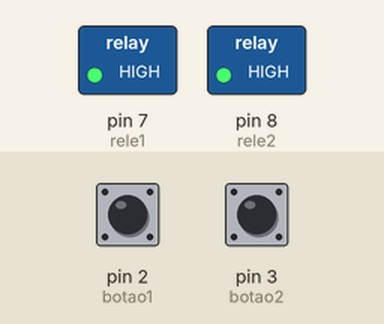
Simulated run of this sketch. Board: Arduino Uno, built with avr-gcc and run on an emulated ATmega328P. On the bench: switched loads named in the sketch (green lamp = pin HIGH). The inputs (shaded band) are chosen by the test bench; at power-on: pin 2 (botao1) LOW, pin 3 (botao2) LOW.

Above: at 1.2 s.
1.3 s: pin 2 (botao1) pulled HIGH for 0.15 s
At 2.1 s:
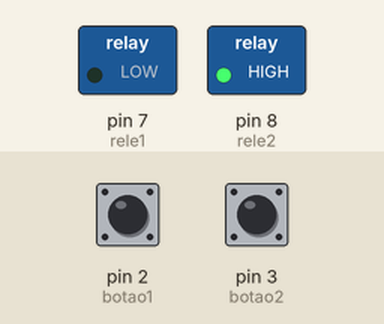
3.0 s: pin 3 (botao2) pulled HIGH for 0.15 s
At 4.4 s:
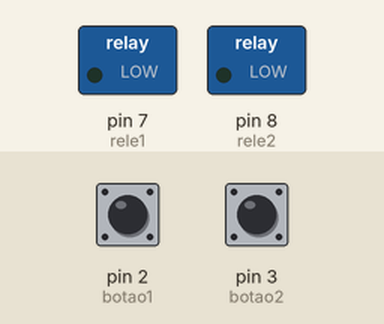
4.7 s: pin 2 (botao1) pulled HIGH for 1 s
At 6.5 s:
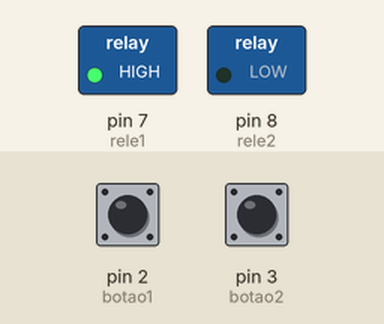
7.2 s: pin 2 (botao1) pulled HIGH for 3.2 s
At 11.3 s:
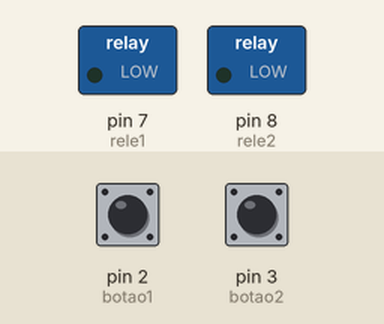
11.9 s: pin 3 (botao2) pulled HIGH for 1 s
At 13.2 s:
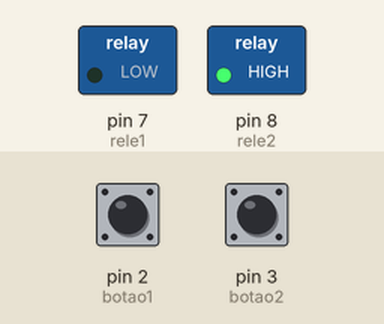
Timing chart, 0 to 14.9 s (numbered marks = the images above; inputs shaded):
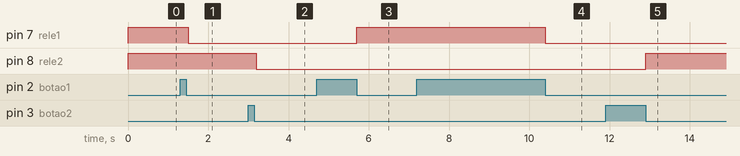

Measured:
- after the input at 1.3 s, pin 7 (rele1): HIGH → LOW after 0.20 s
- after the input at 3.0 s, pin 8 (rele2): HIGH → LOW after 0.20 s
- after the input at 4.7 s, pin 7 (rele1): LOW → HIGH after 1.0 s
- after the input at 7.2 s, pin 7 (rele1): HIGH → LOW after 3.2 s
- after the input at 11.9 s, pin 8 (rele2): LOW → HIGH after 1.0 s

The sketch:

esboco.ino
```cpp
int rele1 = 7; // Rele 1 ligado ao pino 7
int rele2 = 8; // Rele 2 ligado ao pino 8

int botao1 = 2; // Botao 1 ligado ao pino 2
int botao2 = 3; // Botao 2 ligado ao pino 3

int estadorele1 = 1; // Armazena o estado do rele: 0 (LOW) ou 1 (HIGH)
int estadorele2 = 1;

int estadobotao1 = 0; // Armazena o valor lido dos botoes
int estadobotao2 = 0;

void setup() {
  pinMode(rele1, OUTPUT); // Define pinos para o rele como saida
  pinMode(rele2, OUTPUT);

  pinMode(botao1, INPUT); // Define pinos dos botoes como entrada
  pinMode(botao2, INPUT);

  digitalWrite(rele1, HIGH); // Estado inicial dos reles - desligados
  digitalWrite(rele2, HIGH);
}

void loop() {
  estadobotao1 = digitalRead(botao1); // Verifica o acionamento do botao 1
  if (estadobotao1 != 0) {
    while (digitalRead(botao1) != 0) {
      delay(100);
    }
    estadorele1 = !estadorele1; // Inverte o estado da porta
    digitalWrite(rele1, estadorele1); // Comandos para o rele 1
  }

  estadobotao2 = digitalRead(botao2);
  if (estadobotao2 != 0) {
    while (digitalRead(botao2) != 0) {
      delay(100);
    }
    estadorele2 = !estadorele2;
    digitalWrite(rele2, estadorele2);
  }
}
```
